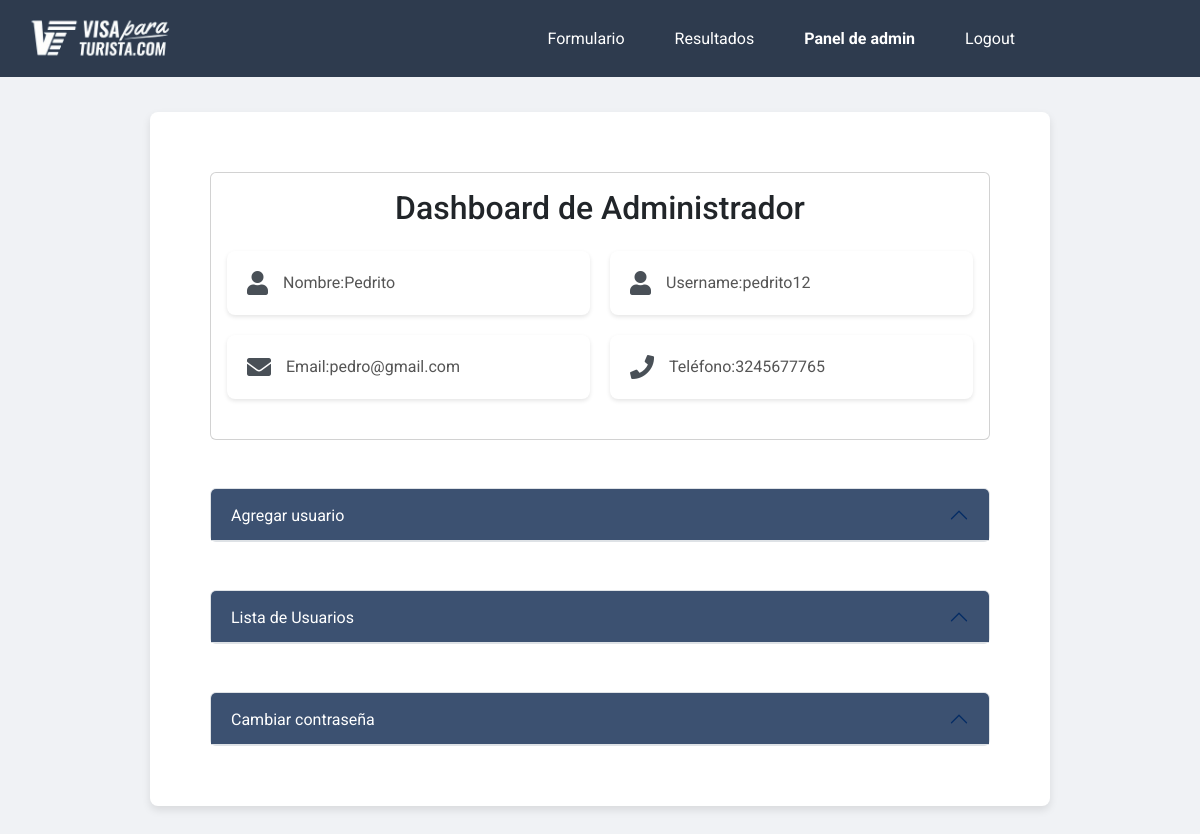
The page /admin-dashboard (signed in) on the database its author committed.
### models.py (models this page shows, shortened)
class User(UserMixin, db.Model):
    id = db.Column(db.Integer, primary_key=True)
    username = db.Column(db.String(100), unique=True, nullable=False)
    name = db.Column(db.String(100), nullable=False)
    email = db.Column(db.String(100), nullable=False, unique=True)
    telefono = db.Column(db.Integer, nullable=False)
    password_hash = db.Column(db.String(130), nullable=False)
    roles = db.relationship("Roles", secondary="user_roles", back_populates="users")
    @hybrid_property
    def password(self):
        raise AttributeError('password is not a readable attribute')

### app.py (the view, shortened to what this page needs)
@login_required
@admin_permission.require(http_exception=403)
@app.route("/admin-dashboard", methods=['GET', 'POST'])
def admin_dashboard():
  form = UpdatePasswordForm()
  users = User.query.all()
  return render_template('admin_dashboard.html', users=users, form=form)

### app.py (called while the page is built)
@login_manager.user_loader
def load_user(id):
    return User.query.get(int(id))

### templates/admin_dashboard.html (shortened to what this page needs)
<!DOCTYPE html>
<html lang="en">
  <head>
    <link
      href="https://cdn.jsdelivr.net/npm/bootstrap@5.3.0/dist/css/bootstrap.min.css"
      rel="stylesheet"
    />
  </head>
  <body>
    {% include 'base.html' %} {% block content %}
    <div class="container">
      <div class="card">
        <div class="card-body">
          <h2 class="card-title text-center mb-4">
            Dashboard de Administrador
          </h2>
          <div class="user-info mb-4">
            <div class="user-info-item">
              <i class="fas fa-user"></i>
              <span class="data">Nombre: </span>
              <span id="nombre"> {{ current_user.name }}</span>
            </div>
            <div class="user-info-item">
              <i class="fas fa-user"></i>
              <span class="data">Username: </span>
              <span id="username"> {{ current_user.username }}</span>
            </div>
            <div class="user-info-item">
              <i class="fas fa-envelope"></i>
              <span class="data">Email: </span>
              <span id="email"> {{ current_user.email }}</span>
            </div>
            <div class="user-info-item">
              <i class="fas fa-phone"></i>
              <span class="data">Teléfono: </span>
              <span id="telefono"> {{ current_user.telefono }}</span>
            </div>
          </div>
        </div>
      </div>
      <div class="">
        <div class="accordion mt-5" id="accordionAddUser">
          <div class="accordion-item">
            <h2 class="accordion-header" id="headingAddUser">
              <button
                class="accordion-button custom-btn"
                type="button"
                data-bs-toggle="collapse"
                data-bs-target="#collapseAddUser"
                aria-expanded="true"
                aria-controls="collapseAddUser"
              >
                Agregar usuario
              </button>
            </h2>
          </div>
        </div>
      </div>
      <div class="">
        <div class="accordion mt-5" id="accordionUserList">
          <div class="accordion-item">
            <h2 class="accordion-header" id="headingUserList">
              <button
                class="accordion-button custom-btn"
                type="button"
                data-bs-toggle="collapse"
                data-bs-target="#collapseUserList"
                aria-expanded="true"
                aria-controls="collapseUserList"
              >
                Lista de Usuarios
              </button>
            </h2>
                    {% for user in users %}
                        {% include 'update_password.html' %}
                    {% endfor %}
          </div>
        </div>
      </div>
      <div class="">
        <div class="accordion mt-5" id="accordionChangePassword">
          <div class="accordion-item">
            <h2 class="accordion-header" id="headingChangePassword">
              <button
                class="accordion-button custom-btn"
                type="button"
                data-bs-toggle="collapse"
                data-bs-target="#collapseChangePassword"
                aria-expanded="true"
                aria-controls="collapseChangePassword"
              >
                Cambiar contraseña
              </button>
            </h2>
          </div>
        </div>
      </div>
    </div>
    {% endblock %}
  </body>
</html>

### static/estilos.css (style rules this page uses)
body { font-family: 'Roboto', Arial, sans-serif; background-color: #f0f2f5; margin: 0; padding: 0; }
.container { max-width: 75%; background: white; border-radius: 8px; box-shadow: 0 4px 8px rgba(0, 0, 0, 0.1); padding: 60px; margin: 6rem auto;; box-sizing: border-box; overflow: hidden; position: relative; }
button { width: 100%; padding: 15px; background-color: #0073e6; color: #fff; border: none; border-radius: 5px; font-size: 16px; cursor: pointer; transition: background-color 0.3s; }

### templates/admin_dashboard.html (style rules this page uses)
.user-info { display: grid; grid-template-columns: repeat(2, 1fr); flex-wrap: wrap; gap: 20px; font-size: 1.1rem; }
.user-info-item { flex: 1 1 calc(50% - 20px); background-color: #ffffff; padding: 20px; border-radius: 8px; box-shadow: 0 2px 4px rgba(0, 0, 0, 0.1); display: flex; align-items: center; font-size: 1rem; }
.user-info-item i { margin-right: 15px; font-size: 1.5rem; color: #495057; }
.user-info-item span { color: #555; }
.custom-btn { background-color: #3c5171 !important; color: white !important; }

### rows shown on the page
User: name "Pedrito", username "pedrito12", email "pedro@gmail.com", telefono "3245677765"
